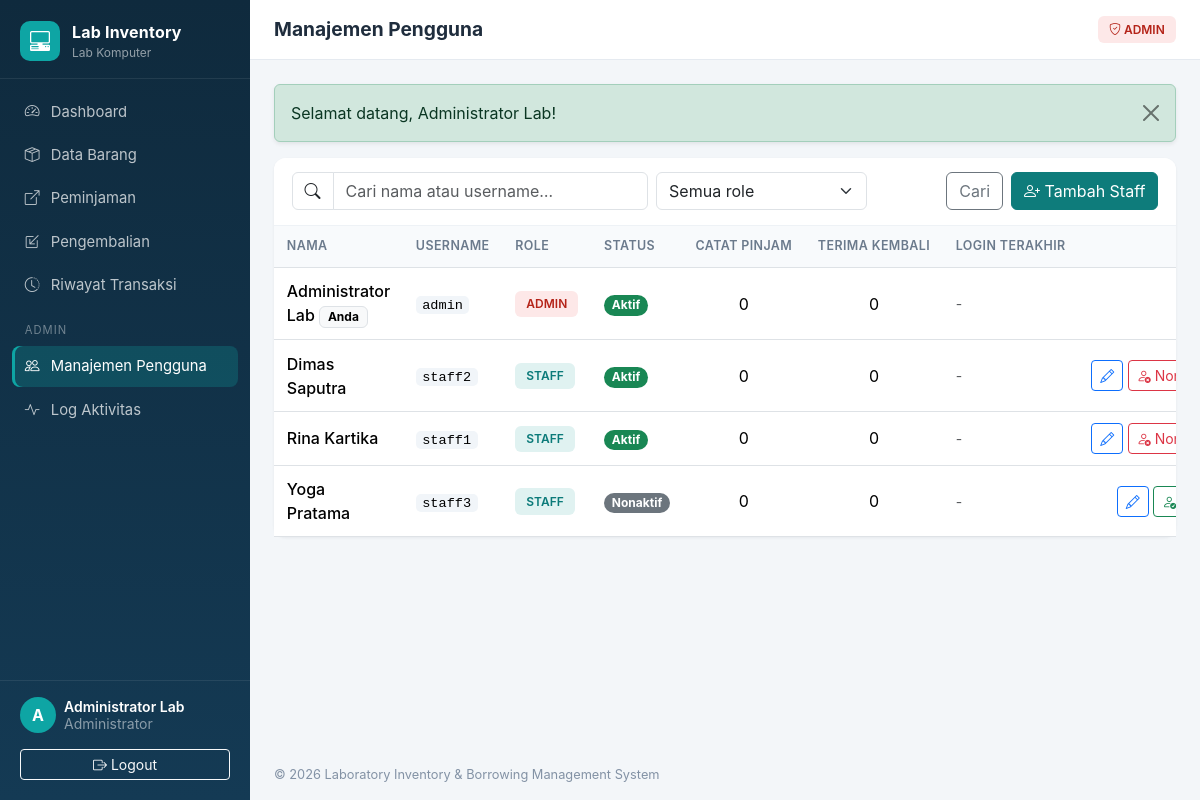
/users.php (signed in), run on the app's committed database.
### tables this page shows
CREATE TABLE IF NOT EXISTS users (
  id INT AUTO_INCREMENT PRIMARY KEY,
  nama VARCHAR(100) NOT NULL,
  username VARCHAR(50) NOT NULL UNIQUE,
  password VARCHAR(255) NOT NULL,
  role VARCHAR(10) NOT NULL DEFAULT 'staff',
  status VARCHAR(10) NOT NULL DEFAULT 'aktif',
  last_login DATETIME NULL,
  created_at DATETIME NOT NULL,
  updated_at DATETIME NULL
  );

### init.php (called while the page is built, shortened)
<?php
function db(): PDO
{
    static $pdo = null;
    if ($pdo) return $pdo;
    $opts = [
        PDO::ATTR_ERRMODE => PDO::ERRMODE_EXCEPTION,
        PDO::ATTR_DEFAULT_FETCH_MODE => PDO::FETCH_ASSOC,
        PDO::ATTR_EMULATE_PREPARES => false,
    ];
    try {
        if (DB_DRIVER === 'sqlite') {
            $isNew = !file_exists(DB_SQLITE_PATH);
            $pdo = new PDO('sqlite:' . DB_SQLITE_PATH, null, null, $opts);
            $pdo->exec('PRAGMA foreign_keys = ON');
            if ($isNew) install_database($pdo, 'sqlite');
        } else {
            $dsn = 'mysql:host=' . DB_HOST . ';port=' . DB_PORT . ';dbname=' . DB_NAME . ';charset=utf8mb4';
            $pdo = new PDO($dsn, DB_USER, DB_PASS, $opts);
            $pdo->exec("SET time_zone = '+07:00'");
        }
    } catch (PDOException $ex) {
        http_response_code(500);
        exit('<h3 style="font-family:sans-serif">Koneksi database gagal.</h3><p style="font-family:sans-serif">Periksa pengaturan di <code>config.php</code>. Detail: '
            . htmlspecialchars($ex->getMessage()) . '</p>');
    }
    return $pdo;
}
function e($s): string { return htmlspecialchars((string)$s, ENT_QUOTES, 'UTF-8'); }
function get(string $k, string $default = ''): string { return trim((string)($_GET[$k] ?? $default)); }
function tgl(?string $d, bool $time = false): string
{
    if (!$d) return '-';
    $bln = ['', 'Jan', 'Feb', 'Mar', 'Apr', 'Mei', 'Jun', 'Jul', 'Agu', 'Sep', 'Okt', 'Nov', 'Des'];
    $ts = strtotime($d);
    return date('j', $ts) . ' ' . $bln[(int)date('n', $ts)] . ' ' . date('Y', $ts) . ($time ? ', ' . date('H:i', $ts) : '');
}
function current_user(): ?array
{
    static $cache = false;
    if ($cache !== false) return $cache;
    $cache = null;
    if (!empty($_SESSION['uid'])) {
        $st = db()->prepare('SELECT id, nama, username, role, status FROM users WHERE id = ?');
        $st->execute([$_SESSION['uid']]);
        $u = $st->fetch();
        if ($u && $u['status'] === 'aktif') {
            $cache = $u;
        } else {
            unset($_SESSION['uid']);
            flash('danger', 'Akun Anda telah dinonaktifkan. Hubungi Admin.');
        }
    }
    return $cache;
}
function require_login(): array
{
    $u = current_user();
    return $u;
}
function require_admin(): array
{
    $u = require_login();
    return $u;
}

### users.php (the view, shortened to what this page needs)
<?php
require __DIR__ . '/includes/init.php';
$me = require_admin();
$pdo = db();
$q = get('q');
$where = [];
$params = [];
$sqlWhere = $where ? ' WHERE ' . implode(' AND ', $where) : '';
$st = $pdo->prepare("SELECT u.*,
        (SELECT COUNT(*) FROM peminjaman p WHERE p.dicatat_oleh = u.id) AS jml_pinjam,
        (SELECT COUNT(*) FROM peminjaman p WHERE p.dikembalikan_oleh = u.id) AS jml_kembali
    FROM users u $sqlWhere ORDER BY u.role ASC, u.nama ASC");
$st->execute($params);
$rows = $st->fetchAll();
$title = 'Manajemen Pengguna';
$active = 'users';
require __DIR__ . '/includes/header.php';
?>
<div class="card">
    <div class="card-header">
        <form class="row g-2 align-items-center" method="get">
            <div class="col-md-5">
                <div class="input-group">
                    <span class="input-group-text bg-white"><i class="bi bi-search"></i></span>
                    <input type="search" name="q" class="form-control" placeholder="Cari nama atau username…" value="<?= e($q) ?>">
                </div>
            </div>
            <div class="col-md-3">
                <select name="role" class="form-select" onchange="this.form.submit()">
                    <option value="">Semua role</option>
                </select>
            </div>
            <div class="col-md-4 d-flex gap-2 justify-content-md-end">
                <button class="btn btn-outline-secondary">Cari</button>
                <a href="user_form.php" class="btn btn-primary"><i class="bi bi-person-plus"></i> Tambah Staff</a>
            </div>
        </form>
    </div>
    <div class="table-responsive">
        <table class="table table-hover mb-0">
            <thead><tr><th>Nama</th><th>Username</th><th>Role</th><th>Status</th><th class="text-center">Catat Pinjam</th><th class="text-center">Terima Kembali</th><th>Login Terakhir</th><th class="text-end">Aksi</th></tr></thead>
            <tbody>
            <?php foreach ($rows as $u): $self = (int)$u['id'] === (int)$me['id']; ?>
                <tr>
                    <td class="fw-medium"><?= e($u['nama']) ?><?= $self ? ' <span class="badge text-bg-light border">Anda</span>' : '' ?></td>
                    <td><span class="code"><?= e($u['username']) ?></span></td>
                    <td><span class="badge role-badge <?= $u['role'] === 'admin' ? 'role-admin' : 'role-staff' ?>"><?= strtoupper(e($u['role'])) ?></span></td>
                    <td><?= $u['status'] === 'aktif' ? '<span class="badge rounded-pill text-bg-success">Aktif</span>' : '<span class="badge rounded-pill text-bg-secondary">Nonaktif</span>' ?></td>
                    <td class="text-center"><?= (int)$u['jml_pinjam'] ?></td>
                    <td class="text-center"><?= (int)$u['jml_kembali'] ?></td>
                    <td class="small text-muted text-nowrap"><?= tgl($u['last_login'], true) ?></td>
                    <td class="text-end text-nowrap">
                        <a href="user_form.php?id=<?= (int)$u['id'] ?>" class="btn btn-sm btn-outline-primary" title="Edit"><i class="bi bi-pencil"></i></a>
                        <?php if (!$self): ?>
                            <form method="post" class="d-inline" data-confirm="<?= $u['status'] === 'aktif' ? 'Nonaktifkan' : 'Aktifkan' ?> akun <?= e($u['username']) ?>?">
                                <?php if ($u['status'] === 'aktif'): ?>
                                    <button class="btn btn-sm btn-outline-danger" title="Nonaktifkan"><i class="bi bi-person-x"></i> Nonaktifkan</button>
                                <?php else: ?>
                                    <button class="btn btn-sm btn-outline-success" title="Aktifkan"><i class="bi bi-person-check"></i> Aktifkan</button>
                                <?php endif; ?>
                            </form>
                        <?php endif; ?>
                    </td>
                </tr>
            <?php endforeach; ?>
            </tbody>
        </table>
    </div>
</div>
<?php require __DIR__ . '/includes/footer.php'; ?>

### header.php (shortened to what this page needs)
<?php
$me = current_user();
$menu = [
    ['index.php', 'dashboard', 'bi-speedometer2', 'Dashboard', false],
    ['barang.php', 'barang', 'bi-box-seam', 'Data Barang', false],
    ['peminjaman.php', 'peminjaman', 'bi-box-arrow-up-right', 'Peminjaman', false],
    ['pengembalian.php', 'pengembalian', 'bi-box-arrow-in-down-left', 'Pengembalian', false],
    ['riwayat.php', 'riwayat', 'bi-clock-history', 'Riwayat Transaksi', false],
    ['users.php', 'users', 'bi-people', 'Manajemen Pengguna', true],
    ['aktivitas.php', 'aktivitas', 'bi-activity', 'Log Aktivitas', true],
];
?>
<!DOCTYPE html>
<html lang="id">
<head>
    <link href="https://cdn.jsdelivr.net/npm/bootstrap@5.3.3/dist/css/bootstrap.min.css" rel="stylesheet">
    <link href="https://cdn.jsdelivr.net/npm/bootstrap-icons@1.11.3/font/bootstrap-icons.min.css" rel="stylesheet">
    <link href="assets/style.css" rel="stylesheet">
</head>
<body>
<div class="app">
    <aside class="sidebar offcanvas-lg offcanvas-start" tabindex="-1" id="sidebar">
        <div class="brand">
            <span class="brand-icon"><i class="bi bi-pc-display-horizontal"></i></span>
            <div>
                <div class="brand-name"><?= e(APP_NAME) ?></div>
                <div class="brand-sub">Lab Komputer</div>
            </div>
        </div>
        <nav class="nav flex-column">
            <?php foreach ($menu as [$href, $key, $icon, $label, $adminOnly]):
                if ($key === 'users'): ?><div class="nav-section">Admin</div><?php endif; ?>
                <a class="nav-link<?= ($active ?? '') === $key ? ' active' : '' ?>" href="<?= $href ?>">
                    <i class="bi <?= $icon ?>"></i><span><?= $label ?></span>
                </a>
            <?php endforeach; ?>
        </nav>
        <div class="sidebar-foot">
            <div class="d-flex align-items-center gap-2">
                <span class="avatar"><?= e(mb_strtoupper(mb_substr($me['nama'], 0, 1))) ?></span>
                <div class="small lh-sm overflow-hidden">
                    <div class="fw-semibold text-white text-truncate"><?= e($me['nama']) ?></div>
                    <div class="text-white-50"><?= $me['role'] === 'admin' ? 'Administrator' : 'Staff Lab' ?></div>
                </div>
            </div>
            <a href="logout.php" class="btn btn-sm btn-outline-light w-100 mt-3"><i class="bi bi-box-arrow-right"></i> Logout</a>
        </div>
    </aside>
    <main class="content">
        <header class="topbar">
            <h1 class="page-title"><?= e($title ?? '') ?></h1>
            <span class="ms-auto badge role-badge <?= $me['role'] === 'admin' ? 'role-admin' : 'role-staff' ?>">
                <i class="bi <?= $me['role'] === 'admin' ? 'bi-shield-check' : 'bi-person-badge' ?>"></i> <?= strtoupper(e($me['role'])) ?>
            </span>
        </header>
        <div class="page">
        <?php foreach (get_flashes() as [$type, $msg]): ?>
            <div class="alert alert-<?= e($type) ?> alert-dismissible fade show shadow-sm" role="alert">
                <?= e($msg) ?>
                <button type="button" class="btn-close" data-bs-dismiss="alert"></button>
            </div>
        <?php endforeach; ?>

### style.css (style rules this page uses)
:root { --side-bg: #0f2a3d; --side-bg-2: #143a54; --accent: #0ea5a4; --page-bg: #f3f6f9; }
body { background: var(--page-bg); font-family: "Inter", system-ui, -apple-system, "Segoe UI", Roboto, sans-serif; color: #1f2d3d; }
.app { display: flex; min-height: 100vh; }
.sidebar { width: 250px; background: linear-gradient(180deg, var(--side-bg), var(--side-bg-2)); color: #fff; display: flex; flex-direction: column; flex-shrink: 0; }
@media (min-width: 992px) { .sidebar { position: sticky; top: 0; height: 100vh; } }
.sidebar.offcanvas-lg { --bs-offcanvas-bg: var(--side-bg); --bs-offcanvas-width: 250px; }
.brand { display: flex; align-items: center; gap: .75rem; padding: 1.25rem 1.25rem 1rem; border-bottom: 1px solid rgba(255,255,255,.08); }
.brand-icon { width: 40px; height: 40px; border-radius: 10px; background: var(--accent); display: grid; place-items: center; font-size: 1.25rem; }
.brand-name { font-weight: 700; letter-spacing: .2px; }
.brand-sub { font-size: .75rem; color: rgba(255,255,255,.55); }
.sidebar .nav { padding: .75rem .75rem; gap: 2px; }
.sidebar .nav-link { color: rgba(255,255,255,.72); border-radius: 8px; padding: .6rem .8rem; display: flex; gap: .7rem; align-items: center; font-size: .925rem; }
.sidebar .nav-link.active { color: #fff; background: rgba(14,165,164,.25); box-shadow: inset 3px 0 0 var(--accent); }
.nav-section { font-size: .7rem; text-transform: uppercase; letter-spacing: 1px; color: rgba(255,255,255,.4); padding: .9rem .8rem .3rem; }
.sidebar-foot { margin-top: auto; padding: 1rem 1.25rem 1.25rem; border-top: 1px solid rgba(255,255,255,.08); }
.avatar { width: 36px; height: 36px; border-radius: 50%; background: var(--accent); display: grid; place-items: center; font-weight: 700; flex-shrink: 0; color: #fff; }
.content { flex: 1; min-width: 0; display: flex; flex-direction: column; }
.topbar { display: flex; align-items: center; gap: .75rem; padding: 1rem 1.5rem; background: #fff; border-bottom: 1px solid #e5eaf0; position: sticky; top: 0; z-index: 10; }
.page-title { font-size: 1.2rem; font-weight: 650; margin: 0; }
.page { padding: 1.5rem; flex: 1; }
.role-badge { font-weight: 600; padding: .45rem .7rem; }
.role-admin { background: #fde8e8; color: #b42318; }
.role-staff { background: #e0f2f1; color: #0b7a79; }
.card { border: 0; border-radius: 12px; box-shadow: 0 1px 3px rgba(16,24,40,.06); }
.card-header { background: #fff; border-bottom: 1px solid #eef2f6; font-weight: 600; padding: .9rem 1.1rem; border-radius: 12px 12px 0 0 !important; }
.table > :not(caption) > * > * { padding: .7rem .8rem; }
.table thead th { font-size: .78rem; text-transform: uppercase; letter-spacing: .4px; color: #6b7a8c; background: #f8fafc; font-weight: 600; white-space: nowrap; }
.table td { vertical-align: middle; }
.code { font-family: ui-monospace, SFMono-Regular, Menlo, monospace; font-size: .85rem; background: #f1f5f9; padding: .1rem .4rem; border-radius: 5px; }
.btn-primary { --bs-btn-bg: #0e7c7b; --bs-btn-border-color: #0e7c7b; --bs-btn-hover-bg: #0b6463; --bs-btn-hover-border-color: #0b6463; --bs-btn-active-bg: #0a5655; }

### data on the page
users: nama "A", nama "Administrator Lab", role "ADMIN", shows "Anda", username "admin", status "Aktif", jml_pinjam "0", jml_kembali "0", last_login "-"
users: nama "Dimas Saputra", username "staff2", role "STAFF", status "Aktif", jml_pinjam "0", jml_kembali "0", last_login "-"
users: nama "Rina Kartika", username "staff1", role "STAFF", status "Aktif", jml_pinjam "0", jml_kembali "0", last_login "-"
users: nama "Yoga Pratama", username "staff3", role "STAFF", status "Nonaktif", jml_pinjam "0", jml_kembali "0", last_login "-"

### other printed values
APP_NAME "Lab Inventory"
$label "Dashboard"
$label "Data Barang"
$label "Peminjaman"
$label "Pengembalian"
$label "Riwayat Transaksi"
$label "Manajemen Pengguna"
$label "Log Aktivitas"
$title "Manajemen Pengguna"
$msg "Selamat datang, Administrator Lab!"
APP_FULLNAME "Laboratory Inventory & Borrowing Management System"
